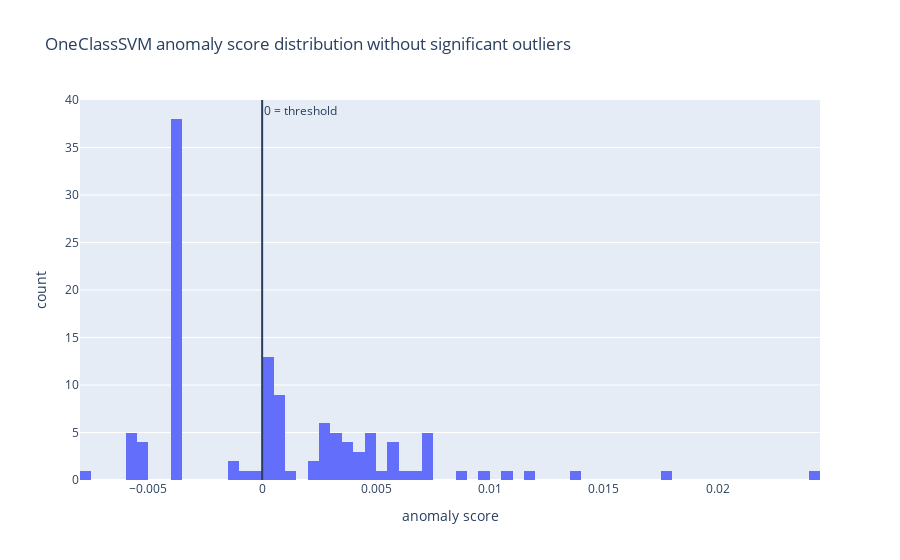

The notebook cell saved with this chart:
### Markdown cell above
We do have two significant outliers in the SVM scores, let's see what they are, and then try to visualise the distribution without it to get a better sense of the overall distribution.

### Code cell
outl1, outl2 = np.argsort(svm_scores)[:2]
display(test_data.iloc[[outl1, outl2]])

plot_hist_distribution(svm_scores[svm_scores > svm_scores[outl2]], "OneClassSVM anomaly score distribution without significant outliers")

### Figure 1 — Plotly figure (JSON) as saved in the notebook; plotly's stock layout.template omitted (floating-point values rounded to 4 significant figures)
{"data": [{"bingroup": "x", "hovertemplate": "anomaly score=%{x}<br>count=%{y}<extra></extra>", "legendgroup": "", "marker": {"color": "#636efa", "pattern": {"shape": ""}}, "name": "", "nbinsx": 100, "orientation": "v", "showlegend": false, "type": "histogram", "x": [-0.001286, 0.0005125, 0.01079, -0.003597, 0.000363, 0.0002431, 0.0004006, 0.000865, 0.0007779, 0.0008176, 0.0003655, 0.0006909, 0.02417, 0.002549, 0.004221, 0.0004007, 0.0002787, 0.002057, 0.004678, -0.0003292, 0.007177, 0.00571, 0.007128, -0.003855, -0.003855, 0.003866, -0.003855, -0.003855, 0.0003842, 0.00589, 0.001046, 0.006557, 0.008705, 0.005672, -0.003855, -0.003855, -0.003855, -0.003855, -0.005699, -0.005147, -0.005147, 0.006275, 0.002889, 0.002546, 0.0003447, 0.002443, -0.005623, -0.0008842, 0.007042, 0.005543, -0.001043, 0.003685, 0.003306, 0.00321, -0.003601, -0.003601, -0.00354, -0.003855, -0.003855, -0.003855, -0.00354, -0.003601, -0.003855, -0.003855, -0.003855, -0.00354, -0.0036, -0.003855, -0.003855, -0.003855, -0.00354, -0.003601, -0.00354, -0.003598, -0.003855, -0.003855, -0.003855, -0.00354, -0.003601, 0.003216, 0.0003842, 0.0003842, 0.004261, 0.00482, 0.004534, 0.002516, -0.005147, 0.00532, -0.003855, -0.003855, -0.003855, -0.005698, 0.004846, 0.004327, 0.009877, -0.003855, 0.003944, 0.000684, 0.0005024, 0.000581, 0.004715, 0.01168, 0.007228, 0.000581, 0.003896, 0.01778, 0.0003634, -0.005147, 0.002546, 0.002884, 0.0003448, -0.0057, 0.003008, 0.0002572, 0.007042, 0.003497, 0.01379, -0.005623, -0.007673], "xaxis": "x", "yaxis": "y"}], "layout": {"annotations": [{"showarrow": false, "text": "0 = threshold", "x": 0, "xanchor": "left", "xref": "x", "y": 1, "yanchor": "top", "yref": "y domain"}], "barmode": "relative", "legend": {"tracegroupgap": 0}, "shapes": [{"type": "line", "x0": 0, "x1": 0, "xref": "x", "y0": 0, "y1": 1, "yref": "y domain"}], "showlegend": false, "title": {"text": "OneClassSVM anomaly score distribution without significant outliers"}, "xaxis": {"anchor": "y", "domain": [0, 1], "title": {"text": "anomaly score"}}, "yaxis": {"anchor": "x", "domain": [0, 1], "title": {"text": "count"}}}}
